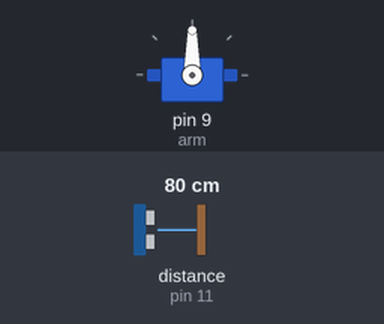
A sketch run on a simulated Arduino Uno, built with avr-gcc and run on an emulated ATmega328P. Parts: servo. Wiring (inferred from the names in the program): ultrasonic range finder: trigger pin 12; echo pin 11. Inputs (shaded band) come from the test bench; at power-on: distance to the obstacle (sensor on pin 11) 80 cm. The echo pulse lasts 58.3 µs per cm.

Above: at 5.8 s.
5.9 s: distance to the obstacle (sensor on pin 11) set to 120 cm
At 10.5 s:
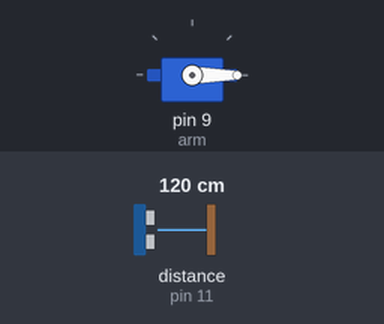
11.9 s: distance to the obstacle (sensor on pin 11) set to 104 cm
17.9 s: distance to the obstacle (sensor on pin 11) set to 97 cm
At 18.8 s:
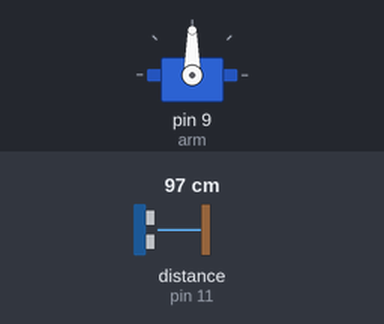
28.7 s: distance to the obstacle (sensor on pin 11) set to 250 cm
At 34.3 s:
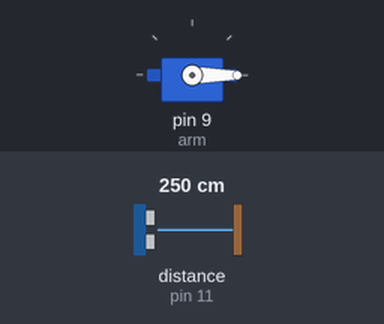
34.7 s: distance to the obstacle (sensor on pin 11) set to 2 cm
At 35.5 s:
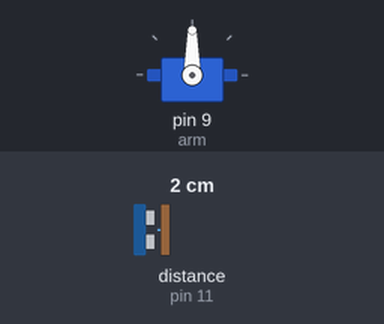
Timing chart, 0 to 37.7 s (numbered marks = the images above; inputs shaded):
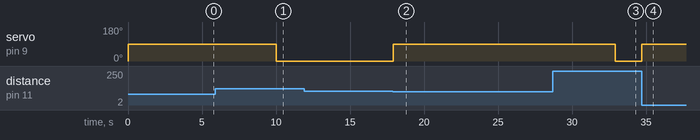

The sketch:

sketch.ino
```cpp
#include <Servo.h>
#define PIN_TRIG 12
#define PIN_ECHO 11
Servo arm;
int pos = 0;
int distance = 5000;

void setup()
{
  Serial.begin(9600);
  pinMode(PIN_TRIG, OUTPUT);
  pinMode(PIN_ECHO, INPUT);
  arm.attach(9);
  arm.write(pos);
}

void loop()
{
  digitalWrite(PIN_TRIG, HIGH);
  delayMicroseconds(10);
  digitalWrite(PIN_TRIG, LOW);
  int distance = pulseIn(PIN_ECHO, HIGH)/58;
  if (distance < 100)  {
    pos = 90;
    arm.write(pos);
    delay(5000);
    pos = 0;
    arm.write(pos);
  }
}
```

Measured:
- the behaviour switches between 100 and 99 cm on distance to the obstacle (sensor on pin 11) (found by bisection; images 1 and 2)
- after the input at 5.9 s, servo on pin 9 (arm): 90° → 0° after 4.1 s
- after the input at 11.9 s, every drawn part: stays the same
- after the input at 17.9 s, servo on pin 9 (arm): 0° → 90° at once
- after the input at 28.7 s, servo on pin 9 (arm): 90° → 0° after 4.2 s
- after the input at 34.7 s, servo on pin 9 (arm): 0° → 90° at once
